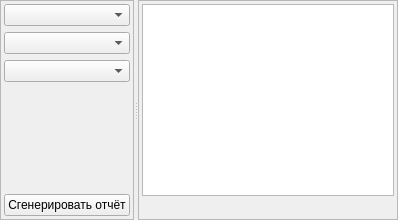
      <widget class="QWidget" name="page_export">
       <layout class="QGridLayout" name="gridLayout_23">
        <property name="leftMargin">
         <number>0</number>
        </property>
        <property name="topMargin">
         <number>0</number>
        </property>
        <property name="rightMargin">
         <number>0</number>
        </property>
        <property name="bottomMargin">
         <number>0</number>
        </property>
        <item row="0" column="0">
         <widget class="QSplitter" name="splitter_6">
          <property name="orientation">
           <enum>Qt::Orientation::Horizontal</enum>
          </property>
          <widget class="QFrame" name="frame_8">
           <property name="frameShape">
            <enum>QFrame::Shape::StyledPanel</enum>
           </property>
           <property name="frameShadow">
            <enum>QFrame::Shadow::Raised</enum>
           </property>
           <layout class="QGridLayout" name="gridLayout_24">
            <property name="leftMargin">
             <number>3</number>
            </property>
            <property name="topMargin">
             <number>3</number>
            </property>
            <property name="rightMargin">
             <number>3</number>
            </property>
            <property name="bottomMargin">
             <number>3</number>
            </property>
            <item row="1" column="0">
             <widget class="QComboBox" name="cb_export_file_type"/>
            </item>
            <item row="4" column="0">
             <widget class="QPushButton" name="pushButton_8">
              <property name="text">
               <string>Сгенерировать отчёт</string>
              </property>
             </widget>
            </item>
            <item row="0" column="0">
             <widget class="QComboBox" name="cb_export_project_select"/>
            </item>
            <item row="3" column="0">
             <spacer name="verticalSpacer_3">
              <property name="orientation">
               <enum>Qt::Orientation::Vertical</enum>
              </property>
              <property name="sizeHint" stdset="0">
               <size>
                <width>20</width>
                <height>40</height>
               </size>
              </property>
             </spacer>
            </item>
            <item row="2" column="0">
             <widget class="QComboBox" name="cb_export_format"/>
            </item>
           </layout>
          </widget>
          <widget class="QFrame" name="frame_9">
           <property name="frameShape">
            <enum>QFrame::Shape::StyledPanel</enum>
           </property>
           <property name="frameShadow">
            <enum>QFrame::Shadow::Raised</enum>
           </property>
           <layout class="QGridLayout" name="gridLayout_37">
            <property name="leftMargin">
             <number>3</number>
            </property>
            <property name="topMargin">
             <number>3</number>
            </property>
            <property name="rightMargin">
             <number>3</number>
            </property>
            <property name="bottomMargin">
             <number>3</number>
            </property>
            <item row="0" column="0">
             <widget class="QTableWidget" name="tw_report_data"/>
            </item>
            <item row="1" column="0">
             <widget class="QLabel" name="lb_total_info">
              <property name="text">
               <string/>
              </property>
             </widget>
            </item>
           </layout>
          </widget>
         </widget>
        </item>
       </layout>
      </widget>
